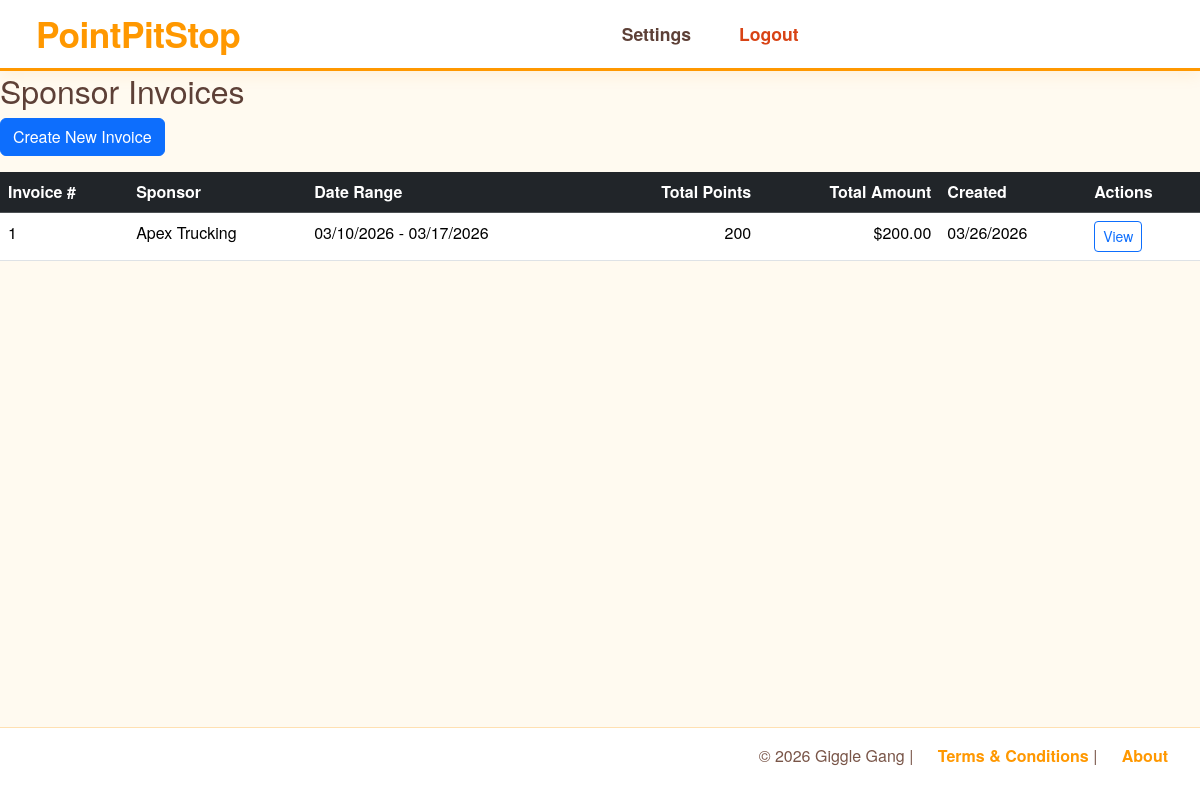
The app's page /admin/invoices (signed in) with its own data.
### models.py (models this page shows)
class Invoice(db.Model):
    __tablename__ = "invoices"
    id = db.Column(db.Integer, primary_key=True)
    company_id = db.Column(db.Integer, db.ForeignKey("sponsor_companies.id"), nullable=False)
    company = db.relationship("SponsorCompany")
    start_date = db.Column(db.Date, nullable=False)
    end_date = db.Column(db.Date, nullable=False)
    total_points = db.Column(db.Integer, nullable=False, default=0)
    total_amount = db.Column(db.DECIMAL(10,2), nullable=False, default=0.00)
    created_by = db.Column(db.Integer, db.ForeignKey("admin_profile.user_id"), nullable=False)
    created_by_admin = db.relationship("AdminProfile")
    created_date = db.Column(db.DateTime, default=datetime.now, nullable=False)
    notes = db.Column(db.String(500), nullable=True)
    items = db.relationship("InvoiceItem", back_populates="invoice", cascade="all,delete-orphan")

class SponsorCompany(db.Model):
    __tablename__ = "sponsor_companies"
    id = db.Column(db.Integer, primary_key=True)
    name = db.Column(db.String(150),unique=True,nullable=False)
    email = db.Column(db.String(120), unique=True, nullable=True,index=True)
    phone = db.Column(db.String(50), nullable=True)
    logo_filename = db.Column(db.String(255), nullable=True)
    brand_color = db.Column(db.String(255), nullable=True)
    points_conversion = db.Column(db.DECIMAL(10,2),nullable=False,default=.01)
    sponsor_users = db.relationship("SponsorProfile",back_populates="company")
    driver_links = db.relationship("DriverCompanyLink", back_populates="company")
    priceMax = db.Column(db.Integer, nullable=False, default=100)
    explicit = db.Column(db.Boolean, nullable=False, default=True)

### routes_invoice.py (the view)
@invoice_bp.route("/admin/invoices")
@admin_required
def invoice_list():
    invoices = Invoice.query.order_by(Invoice.created_date.desc()).all()
    return render_template("admin/reports/admin_invoices.html", invoices=invoices)

### app.py (called while the page is built)
@login_manager.user_loader
def load_user(user_id):
    return db.session.get(Users, int(user_id))

### routes_invoice.py (called while the page is built)
def admin_required(fn):
    @wraps(fn)
    @login_required
    def decorated(*args, **kwargs):
        if current_user.role != "admin":
            flash("Admin access required.", "danger")
            return redirect(url_for("dashboard"))
        return fn(*args, **kwargs)
    return decorated

### templates/admin/reports/admin_invoices.html (shortened to what this page needs)
{% extends "base.html" %}
{% block body %}
    <h2>Sponsor Invoices</h2>
    <div class="mb-3">
        <a href="{{ url_for('invoice.invoice_create') }}" class="btn btn-primary">Create New Invoice</a>
    </div>
    {% if invoices %}
    <table class="table table-hover report-table">
        <thead class="table-dark">
            <tr>
                <th>Invoice #</th>
                <th>Sponsor</th>
                <th>Date Range</th>
                <th class="text-end">Total Points</th>
                <th class="text-end">Total Amount</th>
                <th>Created</th>
                <th>Actions</th>
            </tr>
        </thead>
        <tbody>
            {% for invoice in invoices %}
            <tr>
                <td>{{ invoice.id }}</td>
                <td>{{ invoice.company.name }}</td>
                <td>{{ invoice.start_date.strftime('%m/%d/%Y') }} - {{ invoice.end_date.strftime('%m/%d/%Y') }}</td>
                <td class="text-end">{{ invoice.total_points }}</td>
                <td class="text-end">${{ "%.2f"|format(invoice.total_amount) }}</td>
                <td>{{ invoice.created_date.strftime('%m/%d/%Y') }}</td>
                <td>
                    <a href="{{ url_for('invoice.invoice_view', invoice_id=invoice.id) }}" class="btn btn-sm btn-outline-primary">View</a>
                </td>
            </tr>
            {% endfor %}
        </tbody>
    </table>
    {% else %}
    <p class="text-muted">No invoices have been created yet.</p>
    {% endif %}
{% endblock %}

### static/css/style.css (style rules this page uses)
body { display: flex; flex-direction: column; font-family: 'Quicksand', 'Helvetica Neue', Helvetica, Arial, sans-serif; margin: 0; min-height: 100vh; background-color: #fffaf0; color: #5d4037; }

### records on screen
Invoice: id "1", company.name "Apex Trucking", start_date "03/10/2026", end_date "03/17/2026", total_points "200", total_amount "200.00", created_date "03/26/2026"
